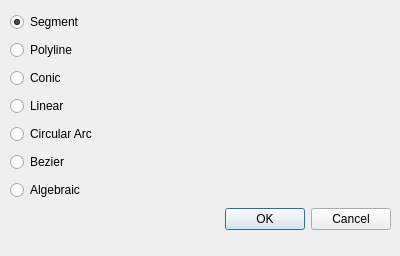
<?xml version="1.0" encoding="UTF-8"?>
<ui version="4.0">
 <class>NewTabDialog</class>
 <widget class="QDialog" name="NewTabDialog">
  <property name="geometry">
   <rect>
    <x>0</x>
    <y>0</y>
    <width>400</width>
    <height>256</height>
   </rect>
  </property>
  <property name="windowTitle">
   <string>Dialog</string>
  </property>
  <widget class="QWidget" name="gridLayoutWidget">
   <property name="geometry">
    <rect>
     <x>10</x>
     <y>10</y>
     <width>381</width>
     <height>225</height>
    </rect>
   </property>
   <layout class="QGridLayout" name="gridLayout">
    <item row="0" column="0">
     <widget class="QRadioButton" name="segmentRadioButton">
      <property name="text">
       <string>Segment</string>
      </property>
      <property name="checked">
       <bool>true</bool>
      </property>
     </widget>
    </item>
    <item row="1" column="0">
     <widget class="QRadioButton" name="polylineRadioButton">
      <property name="enabled">
       <bool>true</bool>
      </property>
      <property name="text">
       <string>Polyline</string>
      </property>
     </widget>
    </item>
    <item row="2" column="0">
     <widget class="QRadioButton" name="conicRadioButton">
      <property name="text">
       <string>Conic</string>
      </property>
     </widget>
    </item>
    <item row="7" column="0">
     <widget class="QDialogButtonBox" name="buttonBox">
      <property name="orientation">
       <enum>Qt::Horizontal</enum>
      </property>
      <property name="standardButtons">
       <set>QDialogButtonBox::Cancel|QDialogButtonBox::Ok</set>
      </property>
     </widget>
    </item>
    <item row="3" column="0">
     <widget class="QRadioButton" name="linearRadioButton">
      <property name="text">
       <string>Linear</string>
      </property>
     </widget>
    </item>
    <item row="4" column="0">
     <widget class="QRadioButton" name="circularArcRadioButton">
      <property name="text">
       <string>Circular Arc</string>
      </property>
     </widget>
    </item>
    <item row="5" column="0">
     <widget class="QRadioButton" name="bezierRadioButton">
      <property name="text">
       <string>Bezier</string>
      </property>
     </widget>
    </item>
    <item row="6" column="0">
     <widget class="QRadioButton" name="algebraicRadioButton">
      <property name="text">
       <string>Algebraic</string>
      </property>
     </widget>
    </item>
   </layout>
  </widget>
 </widget>
 <resources/>
 <connections>
  <connection>
   <sender>buttonBox</sender>
   <signal>accepted()</signal>
   <receiver>NewTabDialog</receiver>
   <slot>accept()</slot>
   <hints>
    <hint type="sourcelabel">
     <x>248</x>
     <y>254</y>
    </hint>
    <hint type="destinationlabel">
     <x>157</x>
     <y>274</y>
    </hint>
   </hints>
  </connection>
  <connection>
   <sender>buttonBox</sender>
   <signal>rejected()</signal>
   <receiver>NewTabDialog</receiver>
   <slot>reject()</slot>
   <hints>
    <hint type="sourcelabel">
     <x>316</x>
     <y>260</y>
    </hint>
    <hint type="destinationlabel">
     <x>286</x>
     <y>274</y>
    </hint>
   </hints>
  </connection>
 </connections>
</ui>
